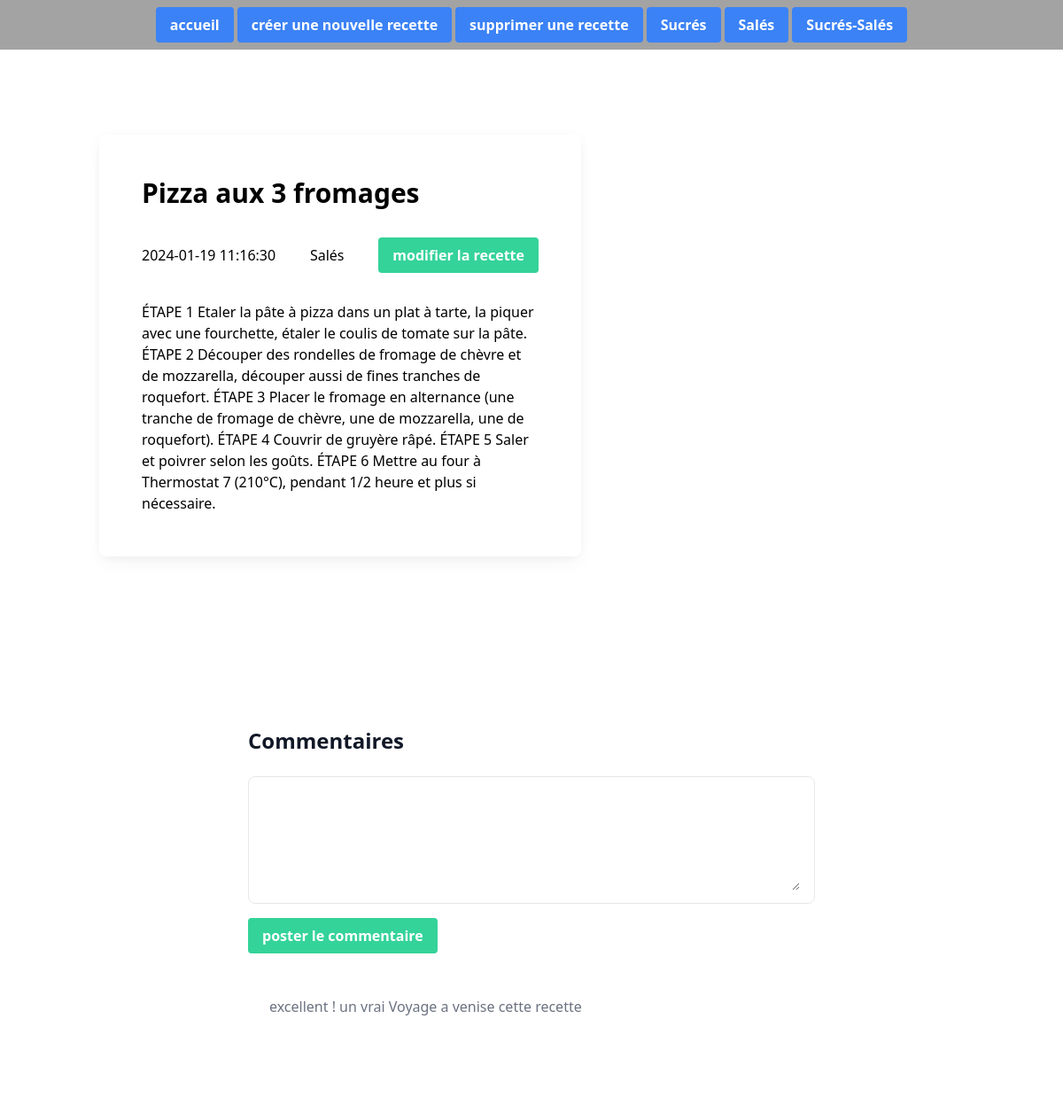
Screenshot of /recette.php?id=2 with the database file from the repository.
### tables this page shows
CREATE TABLE IF NOT EXISTS categories (
  id BIGINT UNSIGNED PRIMARY KEY AUTO_INCREMENT,
  name VARCHAR(50) NOT NULL,
  created_at TIMESTAMP DEFAULT CURRENT_TIMESTAMP,
  updated_at TIMESTAMP DEFAULT CURRENT_TIMESTAMP ON UPDATE CURRENT_TIMESTAMP
);

CREATE TABLE IF NOT EXISTS recipes (
  id BIGINT UNSIGNED PRIMARY KEY AUTO_INCREMENT,
  title VARCHAR(100) NOT NULL,
  body TEXT NOT NULL,
  excerpt VARCHAR(255) NOT NULL,
  created_at TIMESTAMP DEFAULT CURRENT_TIMESTAMP,
  updated_at TIMESTAMP DEFAULT CURRENT_TIMESTAMP ON UPDATE CURRENT_TIMESTAMP,
  category_id BIGINT UNSIGNED NOT NULL,
  img_url TEXT NOT NULL,
  FOREIGN KEY (category_id) REFERENCES categories (id) ON DELETE CASCADE
);

CREATE TABLE IF NOT EXISTS comments (
  id BIGINT UNSIGNED PRIMARY KEY AUTO_INCREMENT,
  content VARCHAR(1023) NOT NULL,
  created_at TIMESTAMP DEFAULT CURRENT_TIMESTAMP,
  updated_at TIMESTAMP DEFAULT CURRENT_TIMESTAMP ON UPDATE CURRENT_TIMESTAMP,
  recipe_id BIGINT UNSIGNED,
  FOREIGN KEY (recipe_id) REFERENCES recipes (id) ON DELETE CASCADE
);

### functions.php (called while the page is built, shortened)
<?php
function getRecipeWithCategory(PDO $pdo, int $id) {
        $query = $pdo->prepare('SELECT recipes.id AS recipesId, title, excerpt, recipes.created_at AS recipesCreatedAt, body, img_url, category_id,
            categories.name FROM recipes
            LEFT JOIN categories ON category_id = categories.id
            WHERE recipes.id = :recipesId');
        $query->bindParam("recipesId", $id, PDO::PARAM_INT);
        $query->execute();
        $recipe = $query->fetch(PDO::FETCH_ASSOC);
        return $recipe;
}
function getAllCategories($pdo){
        $query = $pdo->query('SELECT name, id FROM categories', PDO :: FETCH_ASSOC);
        $categories = $query->fetchAll();
        return $categories;
    }
function getAllCommentsOfARecipe(PDO $pdo, int $id){
    $query = $pdo->prepare('SELECT id, recipe_id, content FROM comments WHERE recipe_id = :id');
    $query->bindParam('id',$id, PDO::PARAM_INT);
    $query->execute();
    $comments = $query->fetchAll(PDO::FETCH_ASSOC);
    return $comments;
}

### recette.php (the view, shortened to what this page needs)
<?php
require('functions.php');
$pdo = getPDO("mysql:host=localhost;dbname=recipes", "root", "");
$recipe = getRecipeWithCategory($pdo, intval($_GET['id']));
$categories = getAllCategories($pdo);
$comments = getAllCommentsOfArecipe($pdo, intval($_GET['id']));
?>
<!DOCTYPE html>
<html lang="en">
<head>
    <script src="https://cdn.tailwindcss.com"></script>
</head>
<header>
    <nav class="flex justify-center gap-1 p-2 bg-neutral-400 color-white">
        <a href="index.php"><button
                class="bg-blue-500 hover:bg-blue-700 text-white font-bold py-2 px-4 rounded">accueil</button></a>
        <a href="create.php"><button class="bg-blue-500 hover:bg-blue-700 text-white font-bold py-2 px-4 rounded">créer
                une nouvelle recette</button></a>
        <a href="delete.php"><button
                class="bg-blue-500 hover:bg-blue-700 text-white font-bold py-2 px-4 rounded">supprimer une
                recette</button></a>
        <?php foreach ($categories as $category): ?>
            <a href="category.php?id=<?= $category['id'] ?>">
                <button class="bg-blue-500 hover:bg-blue-700 text-white font-bold py-2 px-4 rounded">
                    <?= $category['name'] ?>
                </button>
            </a>
        <?php endforeach ?>
    </nav>
</header>
<body>
    <div class="container my-24 mx-auto md:px-6">
        <section class="mb-32">
            <div class="container mx-auto text-center lg:text-left xl:px-32">
                <article class="flex grid items-center lg:grid-cols-2">
                    <div class="mb-12 lg:mb-0">
                        <div
                            class="relative z-[1] block rounded-lg bg-[hsla(0,0%,100%,0.55)] px-6 py-12 shadow-[0_2px_15px_-3px_rgba(0,0,0,0.07),0_10px_20px_-2px_rgba(0,0,0,0.04)] backdrop-blur-[30px] md:px-12 lg:-mr-14">
                            <h2 class="mb-8 text-3xl font-bold">
                                <?= $recipe['title'] ?>
                            </h2>
                            <div class="mx-auto mb-8 flex flex-col md:flex-row md:justify-around lg:justify-between">
                                <time class="mx-auto mb-4 flex items-center md:mx-0 md:mb-2 lg:mb-0"
                                    datetime="<?= $recipe['recipesCreatedAt'] ?>">
                                    <?= $recipe['recipesCreatedAt'] ?>
                                </time>
                                <div class="mx-auto mb-4 flex items-center md:mx-0 md:mb-2 lg:mb-0">
                                    <?= $recipe['name'] ?>
                                </div>
                                <a href="update.php?id=<?= $recipe['recipesId'] ?>"><button
                                        class="bg-emerald-400 hover:bg-emerald-700 text-white font-bold py-2 px-4 rounded">
                                        modifier la recette
                                    </button></a>
                            </div>
                            <div>
                                <?= $recipe['body'] ?>
                            </div>
                        </div>
                    </div>
                </article>
            </div>
        </section>
        <section class="bg-white py-8 lg:py-16 antialiased">
            <div class="max-w-2xl mx-auto px-4">
                <div class="flex justify-between items-center mb-6">
                     <h2 class="text-lg lg:text-2xl font-bold text-gray-900">Commentaires</h2>
                </div>
                <form action="" method="post" class="mb-6">
                    <div class="py-2 px-4 mb-4 bg-white rounded-lg rounded-t-lg border border-gray-200 ">
                        <textarea name="content" rows="6" class="px-0 w-full text-sm text-gray-900 border-0 focus:ring-0 focus:outline-none"></textarea>
                    </div>
                    <input placeholder="écrivez votre commentaire..." type="submit" value="poster le commentaire" class = "bg-emerald-400 hover:bg-emerald-700 text-white font-bold py-2 px-4 rounded">
                </form>
                <?php foreach ($comments as $comment): ?>
                    <div class="text-gray-500 p-6">
                        <?= $comment['content'] ?>
                    </div>
                <?php endforeach ?>
        </section>
</body>
</html>

### rows the page displays
categories: name "Sucrés"
categories: name "Salés"
categories: name "Sucrés-Salés"
recipes: title "Pizza aux 3 fromages", created_at "2024-01-19 11:16:30", category.name "Salés", body "ÉTAPE 1 Etaler la pâte à pizza dans un plat à tarte, la piquer avec une fourchette, étaler le coulis de tomate sur la pâte. ÉTAPE 2 Découper des rondelles de fromage de chèvre et de mozzarella, découper aussi de fines tranches de roquefort. ÉTAPE 3 Placer le fromage en alternance (une tranche de fromage de chèvre, une de mozzarella, une de roquefort). ÉTAPE 4 Couvrir de gruyère râpé. ÉTAPE 5 Saler et poivrer selon les goûts. ÉTAPE 6 Mettre au four à Thermostat 7 (210°C), pendant 1/2 heure et plus si nécessaire."
comments: content "excellent ! un vrai Voyage a venise cette recette"
